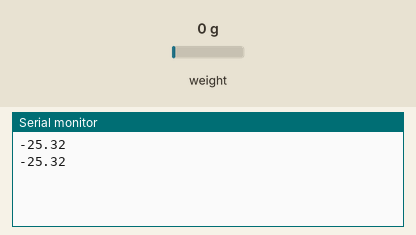
This sketch was run on a simulated Arduino Uno, built with avr-gcc and run on an emulated ATmega328P. Parts: the last lines printed to the serial monitor. The inputs (shaded band) are chosen by the test bench; at power-on: weight on the scale 0 g.

Above: at 2.5 s.
2.6 s: weight on the scale set to 100 g
At 4.4 s:
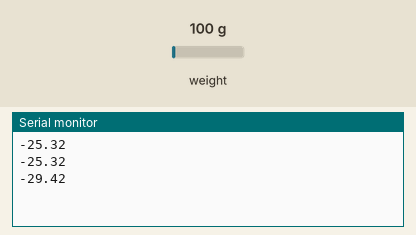
4.8 s: weight on the scale set to 1250 g
At 5.7 s:
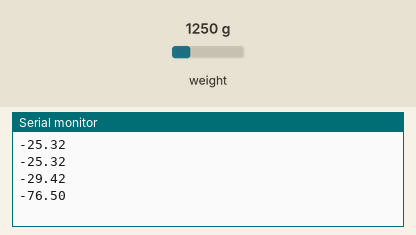
Timing chart, 0 to 7.8 s (numbered marks = the images above; inputs shaded):
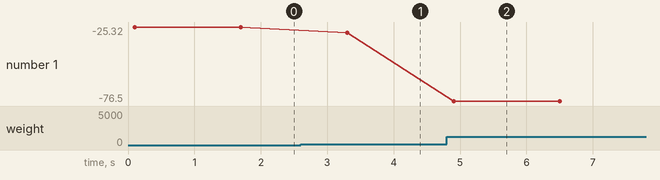

The sketch:

HX711.ino
```cpp
#include "HX711.h"

// HX711 circuit wiring
const int LOADCELL_DOUT_PIN = 4;
const int LOADCELL_SCK_PIN = 5;
float b = 259800.0;
float m = 10258.97715;


HX711 scale;

void setup() {
  Serial.begin(57600);
  scale.begin(LOADCELL_DOUT_PIN, LOADCELL_SCK_PIN);
}

void loop() {

  if (scale.wait_ready_retry(10)) {
    long reading = scale.read();
   /* Serial.print("HX711 reading: ");*/
    Serial.println((-1*reading -b)/m);
  } else {
    Serial.println("HX711 not found.");
  }

  delay(1500);

}
```

Measured:
- after the input at 2.6 s, the serial monitor: prints a new line after 0.70 s (image 1)
- after the input at 4.8 s, the serial monitor: prints a new line after 0.10 s (image 2)
- plotted number 1: -25.32 → -29.42 after the input at 2.6 s, -29.42 → -76.5 after the input at 4.8 s
